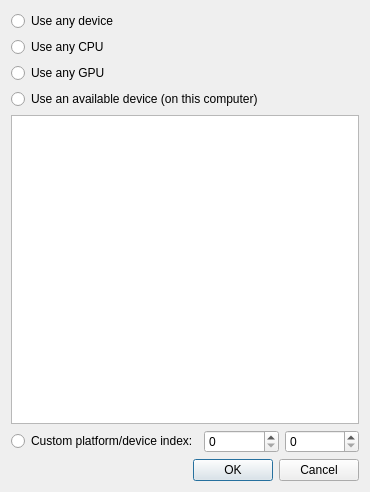
<?xml version="1.0" encoding="UTF-8"?>
<ui version="4.0">
 <class>Form</class>
 <widget class="QWidget" name="Form">
  <property name="geometry">
   <rect>
    <x>0</x>
    <y>0</y>
    <width>370</width>
    <height>492</height>
   </rect>
  </property>
  <property name="windowTitle">
   <string>Select an OpenCL device</string>
  </property>
  <layout class="QGridLayout" name="gridLayout">
   <item row="5" column="1">
    <widget class="QSpinBox" name="_platformId">
     <property name="toolTip">
      <string>OpenCL platform index in the targetted machine</string>
     </property>
    </widget>
   </item>
   <item row="5" column="0">
    <widget class="QRadioButton" name="_customButton">
     <property name="text">
      <string>Custom platform/device index:</string>
     </property>
    </widget>
   </item>
   <item row="5" column="2">
    <widget class="QSpinBox" name="_deviceId">
     <property name="toolTip">
      <string>OpenCL device index in the targetted machine</string>
     </property>
    </widget>
   </item>
   <item row="4" column="0" colspan="3">
    <widget class="QTableView" name="_deviceView">
     <attribute name="verticalHeaderVisible">
      <bool>false</bool>
     </attribute>
    </widget>
   </item>
   <item row="3" column="0" colspan="3">
    <widget class="QRadioButton" name="_availableButton">
     <property name="text">
      <string>Use an available device (on this computer)</string>
     </property>
    </widget>
   </item>
   <item row="2" column="0" colspan="3">
    <widget class="QRadioButton" name="_anyGpuButton">
     <property name="text">
      <string>Use any GPU</string>
     </property>
    </widget>
   </item>
   <item row="1" column="0" colspan="3">
    <widget class="QRadioButton" name="_anyCpuButton">
     <property name="text">
      <string>Use any CPU</string>
     </property>
    </widget>
   </item>
   <item row="0" column="0" colspan="3">
    <widget class="QRadioButton" name="_anyDeviceButton">
     <property name="text">
      <string>Use any device</string>
     </property>
    </widget>
   </item>
   <item row="6" column="0" colspan="3">
    <widget class="QDialogButtonBox" name="_buttonBox">
     <property name="standardButtons">
      <set>QDialogButtonBox::Cancel|QDialogButtonBox::Ok</set>
     </property>
    </widget>
   </item>
  </layout>
 </widget>
 <tabstops>
  <tabstop>_anyDeviceButton</tabstop>
  <tabstop>_anyCpuButton</tabstop>
  <tabstop>_anyGpuButton</tabstop>
  <tabstop>_availableButton</tabstop>
  <tabstop>_deviceView</tabstop>
  <tabstop>_customButton</tabstop>
  <tabstop>_platformId</tabstop>
  <tabstop>_deviceId</tabstop>
 </tabstops>
 <resources/>
 <connections/>
</ui>
